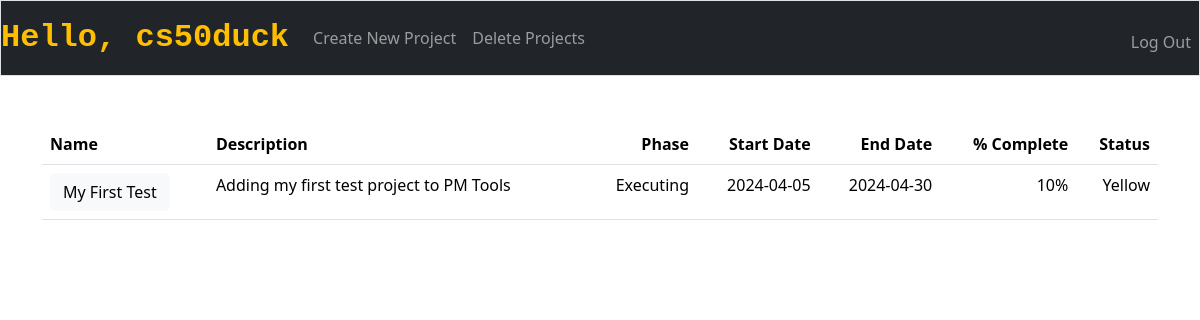
Page / (signed in) on the earlier database version.
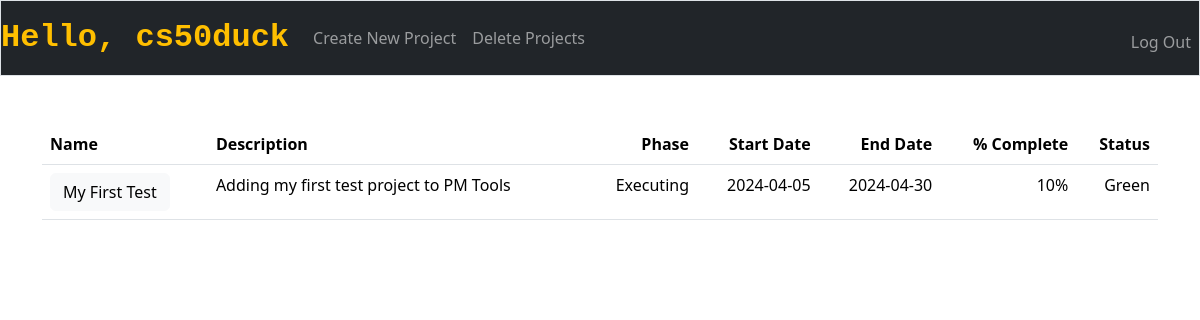
Same page on the later database version.
### tables this page shows
CREATE TABLE users(
	id INTEGER PRIMARY KEY AUTOINCREMENT NOT NULL,
	username TEXT NOT NULL,
	hash TEXT NOT NULL);

CREATE TABLE projects(
	id INTEGER PRIMARY KEY AUTOINCREMENT NOT NULL,
	user_id INTEGER NOT NULL,
	name TEXT NOT NULL,
	description TEXT NOT NULL,
	start_date DATE NOT NULL,
	end_date DATE NOT NULL,
	percent_complete INTEGER NOT NULL DEFAULT 0,
	status TEXT CHECK(status IN('Green', 'Yellow', 'Red')) NOT NULL DEFAULT 'Green',
	phase TEXT CHECK(phase IN('Initiating', 'Plannning', 'Executing', 'Delivering', 'Closing')) NOT NULL DEFAULT 'Initiating',
	FOREIGN KEY(user_id) REFERENCES users(id)
	);

### app.py (the view)
@app.route("/", methods=["GET", "POST"])
@login_required
def index():
    user = db.execute("SELECT username FROM users WHERE id = ?", session["user_id"])[0]
    projects = db.execute("SELECT * FROM projects WHERE user_id = ?", session["user_id"])
    if request.method == "POST":
        project_id = request.form["project_id"]
        url = "/edit_project/" + str(project_id)
        return redirect(url)
    else:
        return render_template("index.html", user=user, projects=projects)

### app.py (called while the page is built)
@app.after_request
def after_request(response):
    response.headers["Cache-Control"] = "no-cache, no-store, must-revalidate"
    response.headers["Expires"] = 0
    response.headers["Pragma"] = "no-cache"
    return response

### helpers.py (called while the page is built)
def login_required(f):
    @wraps(f)
    def decorated_function(*args, **kwargs):
        if session.get("user_id") is None:
            return redirect("/login")
        return f(*args, **kwargs)
    return decorated_function

### templates/index.html (shortened to what this page needs)
{% extends "layout.html" %}
{% block main %}
    <table class="table table-all">
        <thead>
            <tr>
                <th class="text-start">Name</th>
                <th class="text-start">Description</th>
                <th class="text-end">Phase</th>
                <th class="text-end">Start Date</th>
                <th class="text-end">End Date</th>
                <th class="text-end">% Complete</th>
                <th class="text-end">Status</th>
            </tr>
        </thead>
        <tbody>
            {% for project in projects %}
                <tr>
                    <td class="text-start">
                        <form action="/" method="post">
                            <button type="submit" class="btn btn-light">{{ project.name }}</button>
                        </form>
                    </td>
                    <td class="text-start">{{ project.description }}</td>
                    <td class="text-end">{{ project.phase }}</td>
                    <td class="text-end">{{ project.start_date }}</td>
                    <td class="text-end">{{ project.end_date }}</td>
                    <td class="text-end">{{ project.percent_complete }}%</td>
                    <td class="text-end">{{ project.status }}</td>
                </tr>
            {% endfor %}
        </tbody>
    </table>
{% endblock %}

### templates/layout.html (shortened to what this page needs)
<!DOCTYPE html>
<html lang="en">
    <head>
        <link href="https://cdn.jsdelivr.net/npm/bootstrap@5.3.2/dist/css/bootstrap.min.css" rel="stylesheet">
        <link href="/static/styles.css" rel="stylesheet">
    </head>
    <body>
        <nav class="bg-dark border navbar navbar-expand-md navbar-dark">
            <a class="navbar-brand" href="/">
                {% if session["user_id"] %}
                    Hello, {{ user.username }}
                {% else %}
                    PM Tools
                {% endif %}
            </a>
            <div class="collapse navbar-collapse" id="navbarSupportedContent">
                {% if session["user_id"] %}
                    <ul class="navbar-nav mr-auto">
                        <li class="nav-item">
                            <a class="nav-link" href="/new_project">Create New Project</a>
                        </li>
                        <li class="nav-item">
                            <a class="nav-link" href="/delete_project">Delete Projects</a>
                        </li>
                    </ul>
                    <ul class="navbar-nav ms-auto mt-2">
                        <li class="nav-item"><a class="nav-link" href="/logout">Log Out</a></li>
                    </ul>
                {% else %}
                    <ul class="navbar-nav ms-auto mt-2">
                        <li class="nav-item"><a class="nav-link" href="/register">Register</a></li>
                        <li class="nav-item"><a class="nav-link" href="/login">Log In</a></li>
                    </ul>
                {% endif %}
            </div>
        </nav>
        <main class="container py-5 text-center">
            {% block main %}{% endblock %}
        </main>
    </body>
</html>

### static/styles.css (style rules this page uses)
nav .navbar-brand { font-family: 'Courier New', monospace; font-size: xx-large; color: #FFBF00; font-weight: bold; }

Differences in the rows shown:
changed projects "My First Test": status "Yellow" → "Green"
